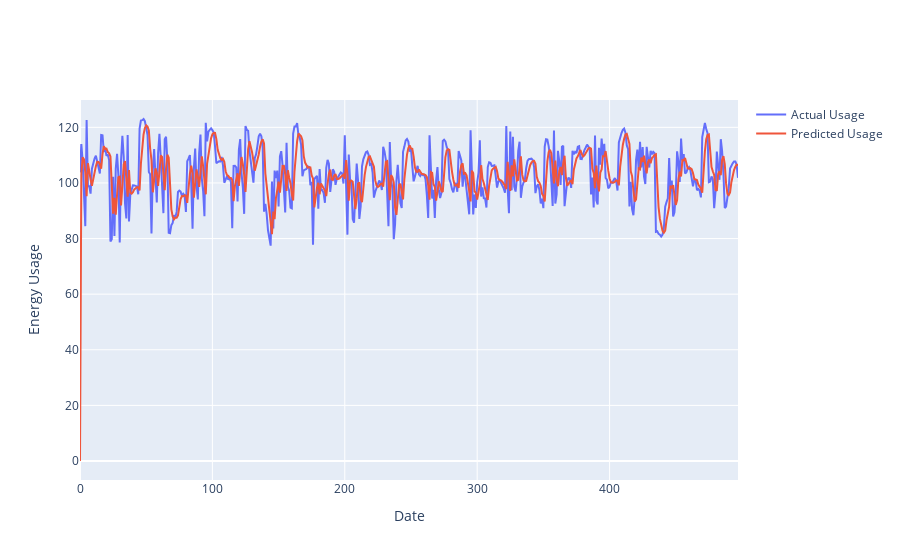

The notebook cell this image was saved under:
### Code cell
predicted_values = s_model_fit.predict(start=0, end=len(energy)-1)
fig = go.Figure()
fig.add_trace(go.Scatter(x=energy.index,
              y=energy['Usage'], name='Actual Usage'))
fig.add_trace(go.Scatter(x=energy.index,
              y=predicted_values, name='Predicted Usage'))
fig.update_layout(xaxis_title='Date', yaxis_title='Energy Usage')
fig.show()

### Figure 1 — Plotly figure (JSON) as saved in the notebook; plotly's stock layout.template omitted (floating-point values rounded to 4 significant figures; data arrays with more than 128 entries replaced by an {"elided": "..."} marker saying what was removed)
{"data": [{"name": "Actual Usage", "type": "scatter", "x": {"elided": "498 int values"}, "y": {"elided": "498 float values"}}, {"name": "Predicted Usage", "type": "scatter", "x": {"elided": "498 int values"}, "y": {"elided": "498 float values"}}], "layout": {"xaxis": {"title": {"text": "Date"}}, "yaxis": {"title": {"text": "Energy Usage"}}}}
